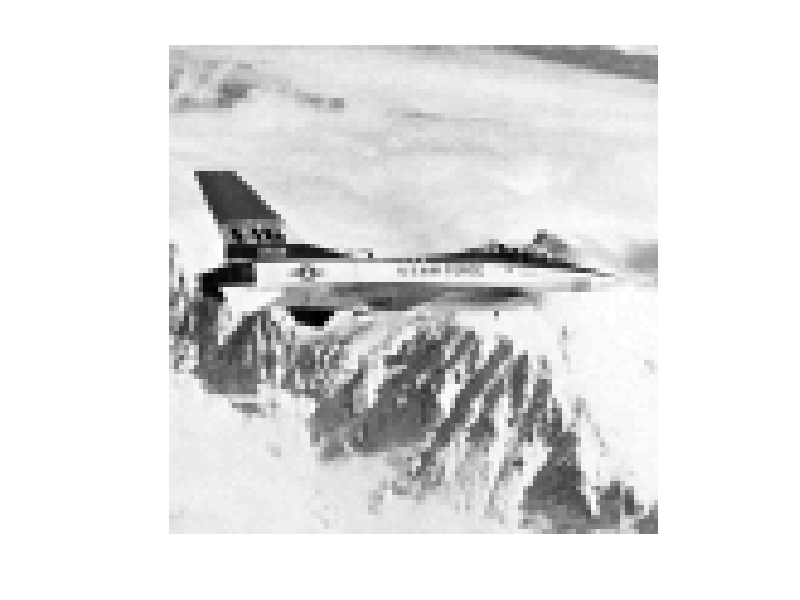

The MATLAB script that drew this image: (Note: this script raises an error after producing the figure.)
load Donnees1.mat
load DonneesCor.mat

x_max = 10;
dx = 0.5;
corr_max = 0;
dep = [[]];

im_ref = data(:,:,1);
figure;
imshow(im_ref, []);

%% Estimation des décalages
decalage_x_max = 0.999;  % pixel
decalage_y_max = 0.999;  % pixel
pas = 1/5;  % pixel

for j = 2:15
    dx_max = 0;
    dy_max = 0;
    corr_max = -1;
    for dx = 0:pas:decalage_x_max
        for dy = 0:pas:decalage_y_max
            cible = data(1:end-1, 1:end-1, j);
            corr = Correlation(data(:,:,1), cible, dx, dy);
            if corr > corr_max
                dx_max = dx;
                dy_max = dy;
                corr_max = corr;
            end
        end
    end
    dep(j,:) = [dx_max, dy_max];    
end
dep(1,:)=[0,0];

%% Méthode simpliste
data_augmented = zeros(size(im_ref,1).*(1/pas), size(im_ref,2).*(1/pas), size(data, 3));
final_augmented_image = zeros(size(data_augmented,1));
matrice_ponderation = zeros(size(data_augmented,1));
for n = 1:15
    for i = 1:size(im_ref,1)
        for j = 1:size(im_ref,2)
            x = (i-1)/pas + 1 + dep(n,1)/pas;
            y = (j-1)/pas + 1 + dep(n,2)/pas;
            data_augmented(x,y,n) = data(i,j,n);
            matrice_ponderation(x,y)=matrice_ponderation(x,y)+1;
        end
    end
    final_augmented_image = final_augmented_image + data_augmented(:,:,n);
end
final_augmented_image = final_augmented_image./matrice_ponderation;
figure;

% First subplot
subplot(1, 2, 1); % Divides the figure into 1 row, 2 columns, and selects the first subplot
imshow(im_ref); % Display the first image
title('Image de référence'); % Set title for the first image

% Second subplot
subplot(1, 2, 2); % Selects the second subplot
imshow(final_augmented_image, []);
title('Image sur résolue'); % Set title for the second image

%% Approximation circulante

% On créé une RI à partir d'un matrice ones(3,3) de la taille de l'image
% fina et centrée (pour éviter de décaler l'image lorsqu'on convolue)
N = size(final_augmented_image,1);
RI = zeros(N,N);
RI(1:2,1:2)=1;
RI(N,N)=1;
RI(1:2,N)=1;
RI(N,1:2)=1;
RI = RI.*(1/9); % Pour normaliser

lambda_c = fft2(RI);
lambda_c = lambda_c+0.001;
gmc = 1./lambda_c;
Y = fft2(final_augmented_image);
X_estime = gmc.*Y;
x_estime = ifft2(X_estime);

figure;
imagesc(abs(x_estime));
colormap('gray')

%% Approximation circulante avec régularisation

c = ones(3,3);
N = size(final_augmented_image,1);
mu = 0.001;
d = [2 -1;-1 0];
lambda_d = fft2(d,N,N);
gmc = conj(lambda_c).*((abs(lambda_c).^2 + mu*abs(lambda_d).^2).^-1);
X_hat = gmc.*Y;
image_2 = ifft2(X_hat);

figure;
imagesc(abs(image_2));
colormap('gray');

%% PARTIE 2

%% Sans adoucissement

final_size = size(final_augmented_image);
seuil = 0.5;
seuila = 0;
RI = RI/sum2(RI);
n = size(RI);

% 1. Initialiser x0 à une valeur quelconque zéro par exemple
x0 = zeros(final_size(1),final_size(2));
%figure(10),imagesc(ImaVrai),colormap("gray");
xk = x0;
a = inf;
aprec = 0;
i = 1;
%%
% 2. Calculer T Cxk en convoluant xk par la réponse impulsionnelle à l’aide de la commande conv2.
while (abs(a-aprec) >0.0000000000001)
    aprec = a;
    TCxk = conv2(xk,RI,"same");

    % 3. Calculer la différence ek entre T Cxk et les données y.
    ek = TCxk - image;
    ek(isnan(ek))= 0;
    a = sum2(ek.*ek);
    a-aprec;

    % 4. Calculer CtT t(T Cxk y) en convoluant le résultat de l’étape précédente par la RI retournée.
    CtTtek = conv2(ek,flip2(RI),'same');

    % 5. Calculer D1xk en convoluant xk par le filtre dérivateur (0 1 -1) à l’aide de conv2.
    D1xk = conv2(xk,[0 1 -1],'same');
    D2xk = conv2(xk,[0;1;-1],'same');

    % 7. Calculer à l aide de l’équation (24).
    dD1xk = DerivHuber(D1xk,seuil);
    dD2xk = DerivHuber(D2xk,seuil);

    % 8. Calculer Dt(D1xk) en convoluant (D1xk) par le filtre dérivateur retournée (-1 1 0) .
    DtdD1xk = conv2(dD1xk,[-1 1 0],'same');
    DtdD2xk = conv2(dD2xk,[-1;1;0],'same');

    % 10. Calculer à l’aide de la fonction AlphaOpt.
    mu = 10;
    gk = CtTtek + mu*(DtdD1xk + DtdD2xk);
    alpha = AlphaOptDonneeManquante(gk,gk,xk,image,RI,mu,seuil);

    % 11. Mettre à jour xk en utilisant l’équation (30).
    xk = xk - alpha*(CtTtek + mu*(DtdD1xk + DtdD2xk));

    i = i + 1;
end

figure(i+3),imagesc(xk+1),colormap("gray");
